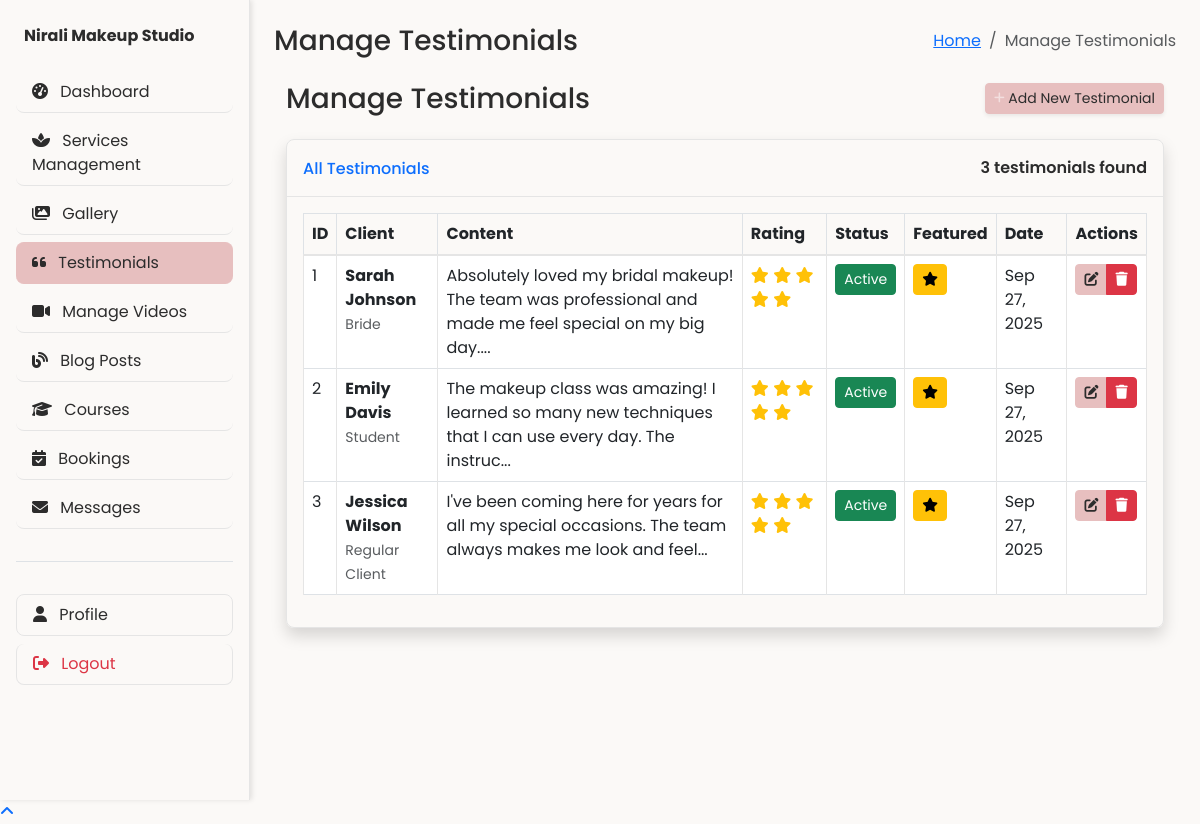
Page /admin/testimonials.php (signed in) on the committed database.
### tables this page shows
CREATE TABLE `testimonials` (
  `id` int(11) NOT NULL,
  `client_name` varchar(100) NOT NULL,
  `client_image` varchar(255) DEFAULT NULL,
  `position` varchar(100) DEFAULT NULL,
  `content` text NOT NULL,
  `rating` tinyint(1) DEFAULT 5,
  `is_featured` tinyint(1) DEFAULT 0,
  `display_order` int(11) DEFAULT 0,
  `status` tinyint(1) DEFAULT 1,
  `created_at` timestamp NOT NULL DEFAULT current_timestamp()
);

### admin/testimonials.php (the view, shortened to what this page needs)
<?php
require_once __DIR__ . '/../includes/config.php';
try {
    $pdo = getDBConnection();
} catch (Exception $e) {
    error_log("Database connection error: " . $e->getMessage());
    die("Error: Could not connect to the database. Please try again later.");
}
try {
    $stmt = $pdo->query("SELECT * FROM testimonials ORDER BY display_order, created_at DESC");
    $testimonials = $stmt->fetchAll(PDO::FETCH_ASSOC);
} catch (PDOException $e) {
    $error = 'Error fetching testimonials: ' . $e->getMessage();
    error_log($error);
    $testimonials = [];
}
require_once 'includes/header.php';
?>
<div class="container-fluid">
    <div class="d-sm-flex align-items-center justify-content-between mb-4">
        <h1 class="h3 mb-0 text-gray-800">Manage Testimonials</h1>
        <a href="testimonial-form.php" class="d-none d-sm-inline-block btn btn-sm btn-primary shadow-sm">
            <i class="fas fa-plus fa-sm text-white-50"></i> Add New Testimonial
        </a>
    </div>
    <div class="card shadow mb-4">
        <div class="card-header py-3 d-flex justify-content-between align-items-center">
            <h6 class="m-0 font-weight-bold text-primary">All Testimonials</h6>
            <span><?php echo count($testimonials); ?> testimonials found</span>
        </div>
        <div class="card-body">
            <?php if (empty($testimonials)): ?>
                <div class="alert alert-info">No testimonials found. <a href="testimonial-form.php">Add your first testimonial</a>.</div>
            <?php else: ?>
                <div class="table-responsive">
                    <table class="table table-bordered" id="dataTable" width="100%" cellspacing="0">
                        <thead>
                            <tr>
                                <th>ID</th>
                                <th>Client</th>
                                <th>Content</th>
                                <th>Rating</th>
                                <th>Status</th>
                                <th>Featured</th>
                                <th>Date</th>
                                <th>Actions</th>
                            </tr>
                        </thead>
                        <tbody>
                            <?php foreach ($testimonials as $testimonial): ?>
                                <tr>
                                    <td><?php echo $testimonial['id']; ?></td>
                                    <td>
                                        <strong><?php echo htmlspecialchars($testimonial['client_name']); ?></strong>
                                        <?php if (!empty($testimonial['position'])): ?>
                                            <br><small class="text-muted"><?php echo htmlspecialchars($testimonial['position']); ?></small>
                                        <?php endif; ?>
                                    </td>
                                    <td><?php echo nl2br(htmlspecialchars(substr($testimonial['content'], 0, 100) . (strlen($testimonial['content']) > 100 ? '...' : ''))); ?></td>
                                    <td>
                                        <?php for ($i = 1; $i <= 5; $i++): ?>
                                            <i class="fas fa-star <?php echo $i <= $testimonial['rating'] ? 'text-warning' : 'text-muted'; ?>"></i>
                                        <?php endfor; ?>
                                    </td>
                                    <td>
                                        <a href="?toggle_status=<?php echo $testimonial['id']; ?>" class="btn btn-sm btn-<?php echo $testimonial['status'] ? 'success' : 'secondary'; ?> btn-sm">
                                            <?php echo $testimonial['status'] ? 'Active' : 'Inactive'; ?>
                                        </a>
                                    </td>
                                    <td>
                                        <a href="?toggle_featured=<?php echo $testimonial['id']; ?>" class="btn btn-sm btn-<?php echo $testimonial['is_featured'] ? 'warning' : 'secondary'; ?> btn-sm">
                                            <i class="fas fa-<?php echo $testimonial['is_featured'] ? 'star' : 'star'; ?>"></i>
                                        </a>
                                    </td>
                                    <td><?php echo date('M d, Y', strtotime($testimonial['created_at'])); ?></td>
                                    <td>
                                        <div class="btn-group btn-group-sm">
                                            <a href="testimonial-form.php?id=<?php echo $testimonial['id']; ?>" class="btn btn-primary" title="Edit">
                                                <i class="fas fa-edit"></i>
                                            </a>
                                            <a href="#" class="btn btn-danger delete-testimonial" data-id="<?php echo $testimonial['id']; ?>" title="Delete">
                                                <i class="fas fa-trash"></i>
                                            </a>
                                        </div>
                                    </td>
                                </tr>
                            <?php endforeach; ?>
                        </tbody>
                    </table>
                </div>
            <?php endif; ?>
        </div>
    </div>
</div>
<?php require_once 'includes/footer.php'; ?>

### admin/includes/header.php (style rules this page uses)
.card { border-radius: 0.5rem; overflow: hidden; }
:root { --primary-bg: #FBF9F7; --primary-text: #2C2C2C; --sidebar-width: 250px; }
body { font-family: -apple-system, BlinkMacSystemFont, 'Segoe UI', Roboto, Oxygen, Ubuntu, Cantarell, sans-serif; background-color: var(--primary-bg); color: var(--primary-text); min-height: 100vh; margin: 0; padding: 0; }
:root { --primary: #4e73df; --secondary: #858796; --success: #1cc88a; --info: #36b9cc; --warning: #f6c23e; --danger: #e74a3b; --light: #f8f9fc; --dark: #5a5c69; --instagram: #e4405f; }
body { font-family: 'Poppins', sans-serif; background-color: var(--primary-bg); color: var(--primary-text); min-height: 100vh; overflow-x: hidden; }
.card { background: var(--tertiary-bg); border: 1px solid var(--light-border); border-radius: 8px; box-shadow: var(--card-shadow); transition: all 0.3s ease; }
.card-header { background: var(--secondary-bg); border-bottom: 1px solid var(--light-border); color: var(--primary-text); font-weight: 600; }
.btn-primary { background-color: var(--primary-accent); border-color: var(--primary-accent); color: var(--primary-text); transition: all 0.3s ease; }
.table { color: var(--primary-text); }
.table th { background-color: var(--secondary-bg); border-bottom: 2px solid var(--light-border); }
.table td { border-color: var(--light-border); }

### rows in the picture
testimonials: id "1", client_name "Sarah Johnson", position "Bride", content "Absolutely loved my bridal makeup! The team was professional and made me feel special on my big day....", rating 5 (drawn), status "Active", is_featured 1 (drawn), created_at "Sep 27, 2025"
testimonials: id "2", client_name "Emily Davis", position "Student", content "The makeup class was amazing! I learned so many new techniques that I can use every day. The instruc...", rating 5 (drawn), status "Active", is_featured 1 (drawn), created_at "Sep 27, 2025"
testimonials: id "3", client_name "Jessica Wilson", position "Regular Client", content "I've been coming here for years for all my special occasions. The team always makes me look and feel...", rating 5 (drawn), status "Active", is_featured 1 (drawn), created_at "Sep 27, 2025"

### other values in the picture
$page_title "Manage Testimonials"
count($testimonials) "3"
